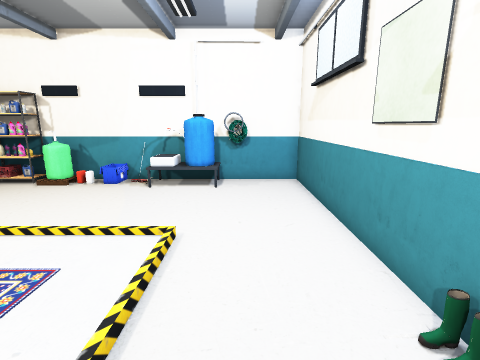
view 1 (above)

15 first-person views from a walk through a scene from a Unity 3-D project. The camera is 1.4 m above the floor, tilts 12° down and sees 85° across. The floor is counted in squares, 0.5 m on a side. Each view is taken from the middle of a square. On the plan, view 1 faces up. The plan holds only what a view shows up to about 19 squares ahead; the rest is blank. The player character is not drawn. Some animated figures are left out.

view 2
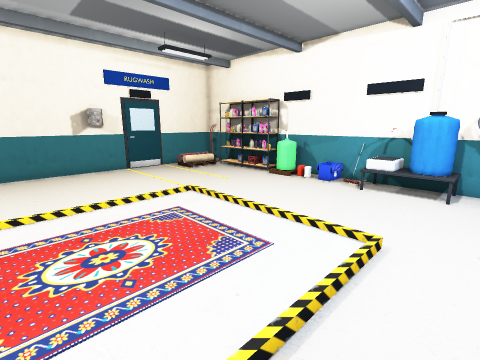

view 3
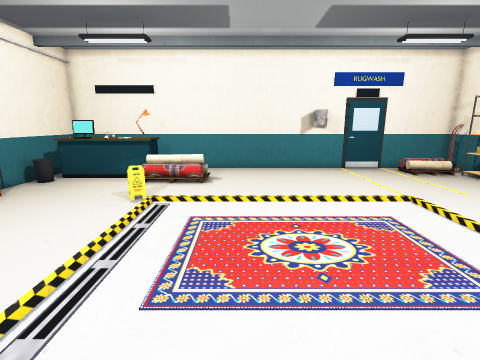

view 4
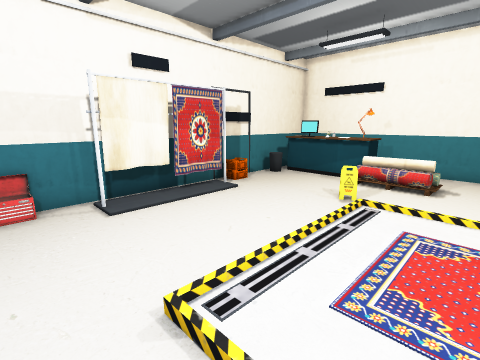

view 5
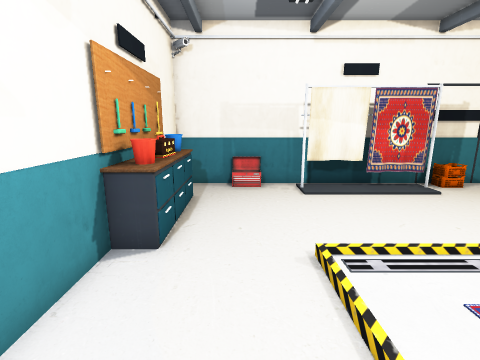

view 6
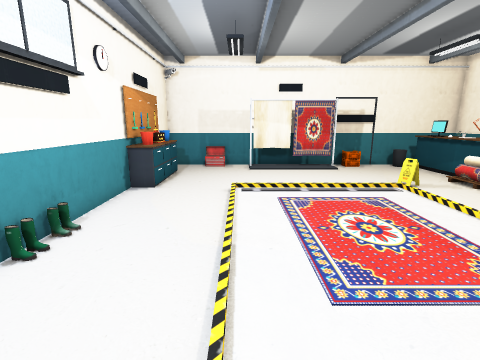

view 7
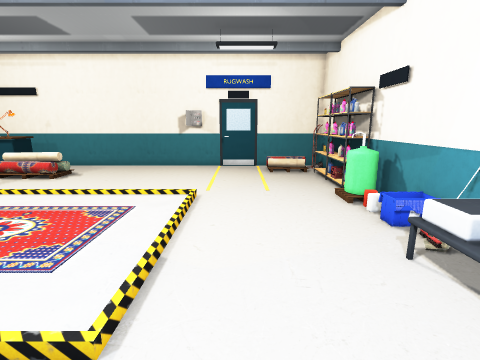

view 8
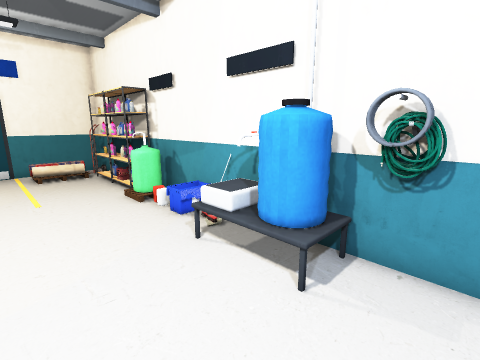

view 9
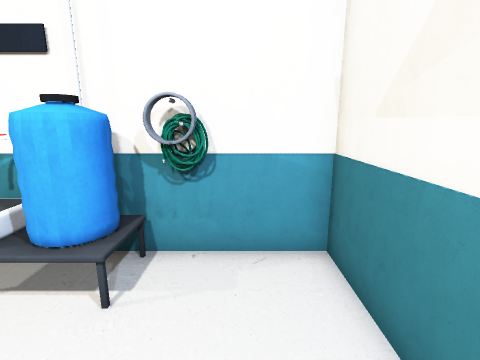

view 10
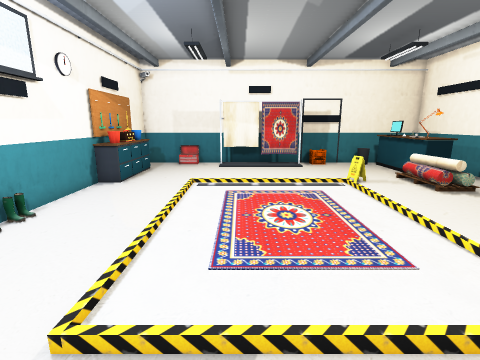

view 11
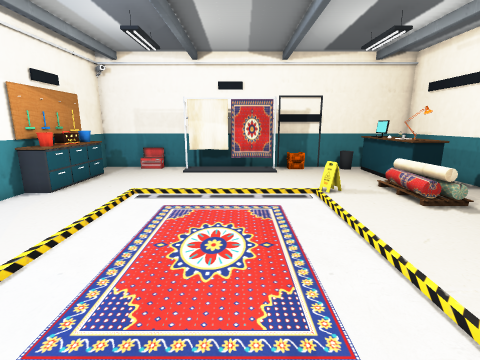

view 12
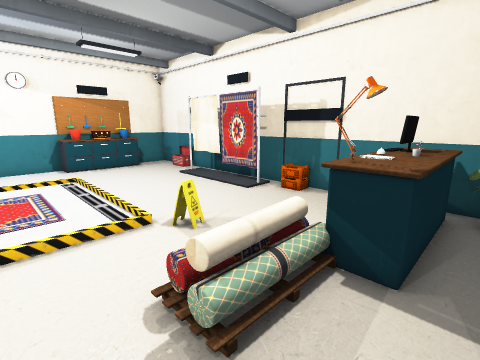

view 13
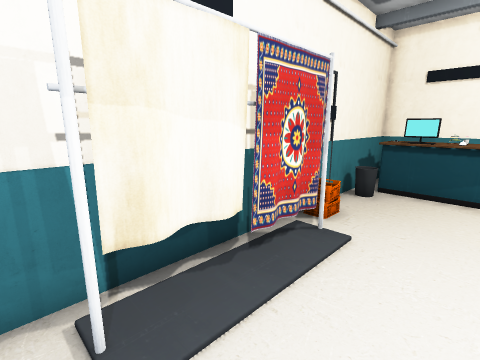

view 14
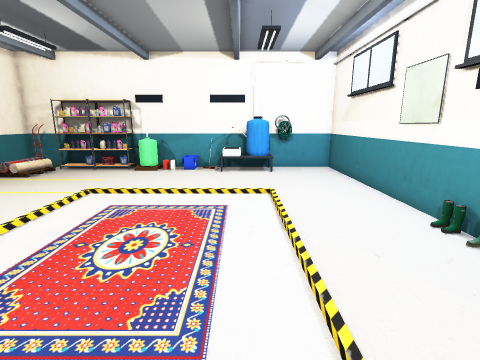

view 15
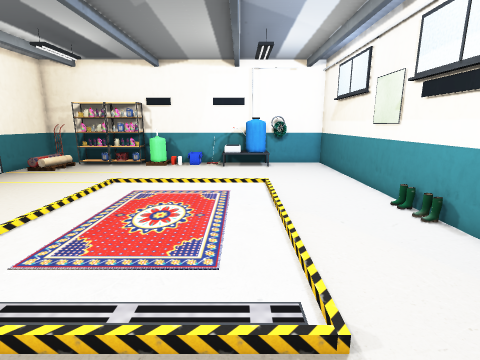

### Floor plan
Points are (right, up) in squares from view 1. A wall is a line through its corners. A room is listed if a view was taken in it or the views show most of it. See-through windows are left out.
Room 1 (views 1, 2, 3, 4, 5, 6, 7, 8, 9, 10, 11, 12, 13, 14, 15)
walls: (-16.8, 4.8) (-16.2, 4.6); (-6, -8.8) (-5.4, -8.9) (-4.9, -8.7); (-6.8, -8.9) (-6.3, -9); (-7.7, -8.9) (-7.2, -8.9); (-5.3, -8.8) (-4.8, -8.7); (-6.8, -9) (-5.6, -9.1); (-7.8, -9) (-5.4, -9); (-8.1, -9) (-7.1, -9.1); (-8.3, -9) (-7.9, -9) (-7.1, -9.2) (-7, -9.2) (-6.4, -9.3); (-7.3, -9.1) (-6, -9) (-5.7, -9.1) (-4.7, -9) (-4.3, -9.1) (-3.7, -8.9); (-5.3, -9) (-2.9, -9.1); (-6.4, -9.2) (-5.8, -9.1) (-5.4, -9.2) (-4.8, -9) (-4.2, -9.1) (-3.8, -8.9) (-2.6, -9.1); (-4.7, -9) (-2.9, -9.2); (-8.1, -9.2) (-7.6, -9.1); (-4.1, -8.9) (-3.5, -8.8); (-7.2, -9.3) (-6.7, -9.2); (-5.4, -9.2) (-4.6, -9); (-3.8, -8.9) (-2.9, -9.2); (-4.1, -9) (-3.7, -8.9); (-6.3, -9.4) (-5.8, -9.3); (-8, -9.4) (-7.5, -9.3); (-5.6, -9.4) (-5.1, -9.4); (-7.2, -9.5) (-6.7, -9.3); (-5.2, -9.4) (-4.7, -9.2) (-4.1, -9.3); (-4.1, -9.2) (-3.5, -9.1); (-6, -9.6) (-5.2, -9.6); (-3.1, -9.6) (-2.6, -9.6); (2.7, -6.2) (2.7, -4.9); (-4, -10.5) (3, -10.5) (3, 13.5) (-17, 13.5) (-17, -10.5) (-6.5, -10.5); (0, 12.9) (-0.5, 12.9); (0.1, 12.9) (-0.4, 13.1); (0.1, 13.1) (-0.3, 13.1) (-0.7, 12.9); (0.1, 13.1) (-0.7, 12.9); (0.2, 13.1) (0, 13) (-0.6, 12.9); (0.4, 13) (-0.6, 13.2); (0.1, 13.2) (-0.3, 13.2); (0.1, 13.2) (-0.2, 13.2); (0.4, 13.1) (-0.4, 12.8); (0, 13.4) (-0.5, 13.2); (0.2, 13.3) (0.1, 13.3); (0, 13.5) (-0.8, 13); (0.5, 13.3) (-0.6, 13); (2.7, -7.5) (2.7, -6.9)
low walls: (-9.8, -3.6) (-9.5, -4.3); (-10.2, -3.8) (-9.8, -3.6); (-10.2, -3.8) (-9.9, -4.4) (-10.2, -3.8); (-9.6, -4.2) (-9.9, -3.6); (-12.6, -3.4) (-12.6, -4); (-13.3, -4.3) (-13.4, -2.8); (-13.8, -4.5) (-13.8, -3.5); (-5.8, 13.5) (-5.8, 12.5); (1.8, -5.5) (1.8, -4.4)
objects: other object (-16, -9); other object (-16, 10) to (-15, 12); other object (-15, -10) to (-14, -5); other object (-14, -5); other object (-14, 12) to (-10, 13); other object (-9, 12) to (-8, 13); other object (-9, 13); other object (-4, 12) to (-4, 13); other object (-3, 12); other object (-3, 13); other object (-2, 12) to (-1, 12); other object (-2, 13); other object (-1, -10); other object (2, -7); other object (2, -6); other object (2, -4)

Where each view was taken, in squares from view 1:
view 1: 0 up, 0 right, facing up
view 2: 0 up, 0 right, facing up-left
view 3: 0 up, 0 right, facing left
view 4: 0 up, 0 right, facing down-left
view 5: 2 up, 0 right, facing down
view 6: 8 up, 2 left, facing down
view 7: 8 up, 1 right, facing left
view 8: 8 up, 1 right, facing up-left
view 9: 8 up, 1 right, facing up
view 10: 9 up, 4 left, facing down
view 11: 7 up, 6 left, facing down
view 12: 0 up, 16 left, facing down-right
view 13: 6 down, 2 left, facing down-left
view 14: 4 down, 3 left, facing up
view 15: 6 down, 3 left, facing up
